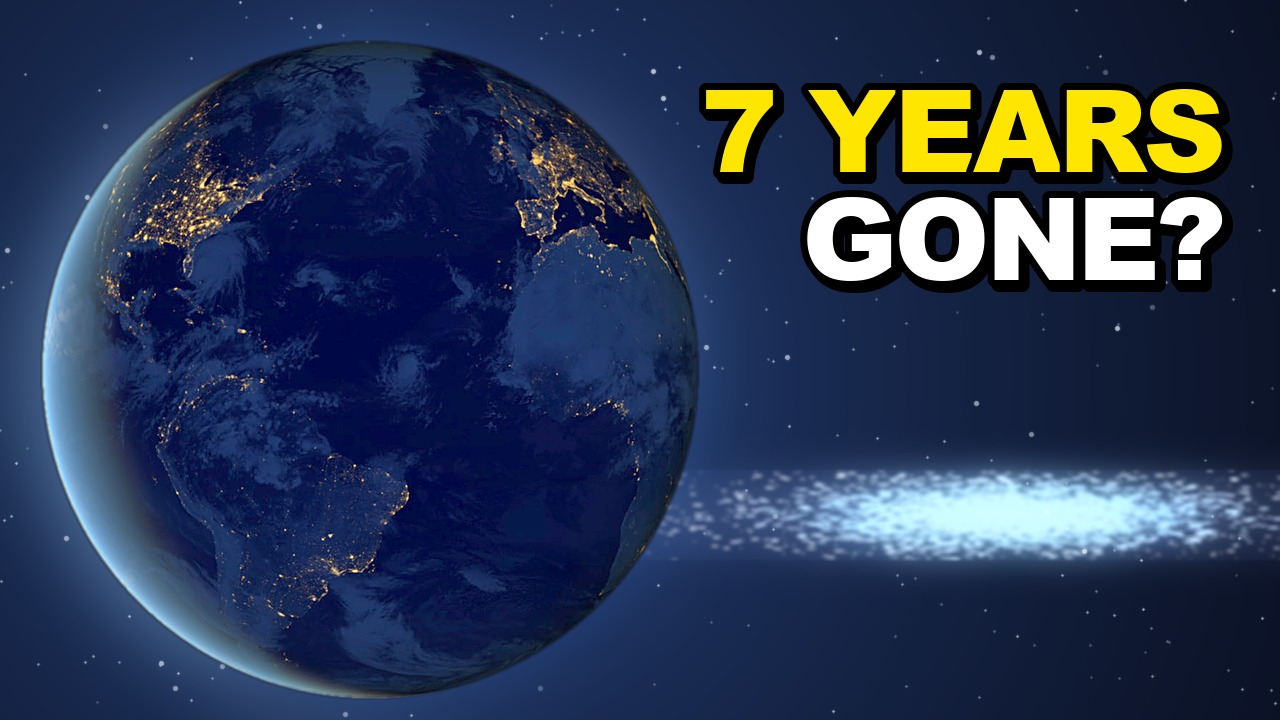
#> input picture 02_Video-Projects/024_What-Happens-If-You-Travel-Near-Light-Speed/08_Thumbnail/abc_v01/light_speed_thumb_A_7-years-gone.jpg, 1280 x 720 px, given in place of _starfield_frame.png, which was not available
$ python _build_light_speed_thumbs_v01.py
#> lines starting #> are read from the running program, lines starting #| are printed output that depends on the picture; after the words box and inside, x2 and y2 are one past the last pixel; in counts of white or black regions, pixels touching at a corner belong together; pictures that were not available may be replaced by others from this repository, and a replacement may not be noted
#!/usr/bin/env python3
"""024 light-speed long thumbnails A/B/C v01 (J0047; brief THUMB_BRIEF_v01.md, Claude 8 Oct).

A  7 YEARS GONE?   NASA Black Marble night Earth (GSFC_20171208_Archive_e001593) on the left,
                   a blue star streak from the `starfield` graphic on the right.
B  YOU AGE SLOWER  NASA ISS orbital sunrise over Earth's limb (iss071e439624), limb in the lower half.
C  ONE-WAY TRIP    `starfield` graphic (graphics_v03, 26.5 s) dense blue core, slightly left of centre.

Words from the locked script v02. Rules: THUMBNAIL_AND_TITLE_RULES.md §2 / §2.A (no Orbit, subject
>= 1/3 of frame, near-black <= 30%, ~82 px text line on 720, text off the subject and out of the
bottom-right, yellow hook word, Arial Black). Title it sits under: "What Happens If You Travel Near Light Speed?".

  python3 _build_light_speed_thumbs_v01.py
"""
from __future__ import annotations

import json
import random
import subprocess
import sys
from pathlib import Path

import numpy as np
from PIL import Image, ImageChops, ImageDraw, ImageEnhance, ImageFilter, ImageFont

Image.MAX_IMAGE_PIXELS = None
HERE = Path(__file__).resolve().parent
REPO = HERE.parents[2]
EDIT = HERE.parent / "07_Edit-Project"
POOL = EDIT / "nasa_pool_v01" / "024_harvest_v01"
EARTH = POOL / "GSFC_20171208_Archive_e001593.jpg"
LIMB = POOL / "iss071e439624.jpg"
STARFIELD = EDIT / "graphics_v03" / "starfield.mp4"
STARFIELD_T = 26.5
OUT = HERE / "abc_v01"
W, H = 1280, 720
FONT_PATHS = [
    "/System/Library/Fonts/Supplemental/Arial Black.ttf",
    "/Library/Fonts/Arial Black.ttf",
]
YELLOW = (255, 230, 0)
WHITE = (255, 255, 255)
BLACK = (0, 0, 0)
STROKE = 7
CAP_TARGET = 82
TRACK = -4
MIN_GAP = 24

VARIANTS = [
    ("A", "7-years-gone", ["7 YEARS", "GONE?"], "7 YEARS"),
    ("B", "you-age-slower", ["YOU AGE", "SLOWER"], "SLOWER"),
    ("C", "one-way-trip", ["ONE-WAY", "TRIP"], "ONE-WAY"),
]


def font(size: int) -> ImageFont.FreeTypeFont:
    for p in FONT_PATHS:
        if Path(p).exists():
            return ImageFont.truetype(p, size)
    sys.exit("Arial Black not found")


def arr(img: Image.Image) -> np.ndarray:
    return np.asarray(img, dtype=np.float32)


def img(a: np.ndarray) -> Image.Image:
    return Image.fromarray(a.clip(0, 255).astype(np.uint8))


def screen(a: np.ndarray, b: np.ndarray) -> np.ndarray:
    return 255 - (255 - a) * (255 - b) / 255


def lift(a: np.ndarray, gamma: float) -> np.ndarray:
    return 255 * (a / 255) ** gamma


def glow_bg(cx: float, cy: float, reach: float, rgb_lo, rgb_hi, seed: int, stars: int = 320) -> np.ndarray:
    yy, xx = np.mgrid[0:H, 0:W].astype(np.float32)
    g = np.clip(1.0 - np.hypot(xx - cx, yy - cy) / reach, 0, 1) ** 1.5
    lo, hi = np.array(rgb_lo, np.float32), np.array(rgb_hi, np.float32)
    base = lo + (hi - lo) * g[..., None]
    rng = random.Random(seed)
    s = Image.new("L", (W, H), 0)
    sd = ImageDraw.Draw(s)
    for _ in range(stars):
        x, y = rng.randrange(W), rng.randrange(H)
        r = 1 if rng.random() < 0.85 else 2
        sd.ellipse((x - r, y - r, x + r, y + r), fill=rng.randint(60, 200))
    s = arr(s.filter(ImageFilter.GaussianBlur(0.6)))[..., None] / 255
    return base * (1 - s) + np.array([230, 238, 255], np.float32) * s


def starfield_frame() -> Image.Image:
    tmp = OUT / "_starfield_frame.png"
    subprocess.run(["ffmpeg", "-v", "error", "-y", "-ss", str(STARFIELD_T), "-i", str(STARFIELD),
                    "-frames:v", "1", str(tmp)], check=True)
#> (this line was passed over: subprocess is not available in this run)
    im = Image.open(tmp).convert("RGB")
#> im is the input picture: PIL image 1280x720 RGB; mean R, G, B 40.9, 55.1, 84.1
    tmp.unlink()
    return im


# ---- A: night Earth + star streak -------------------------------------------------
A_D = 660
A_CX, A_CY = 40 + A_D // 2, H // 2 + 10


def variant_a(sf: Image.Image) -> tuple[Image.Image, tuple]:
    src = Image.open(EARTH).convert("RGB")
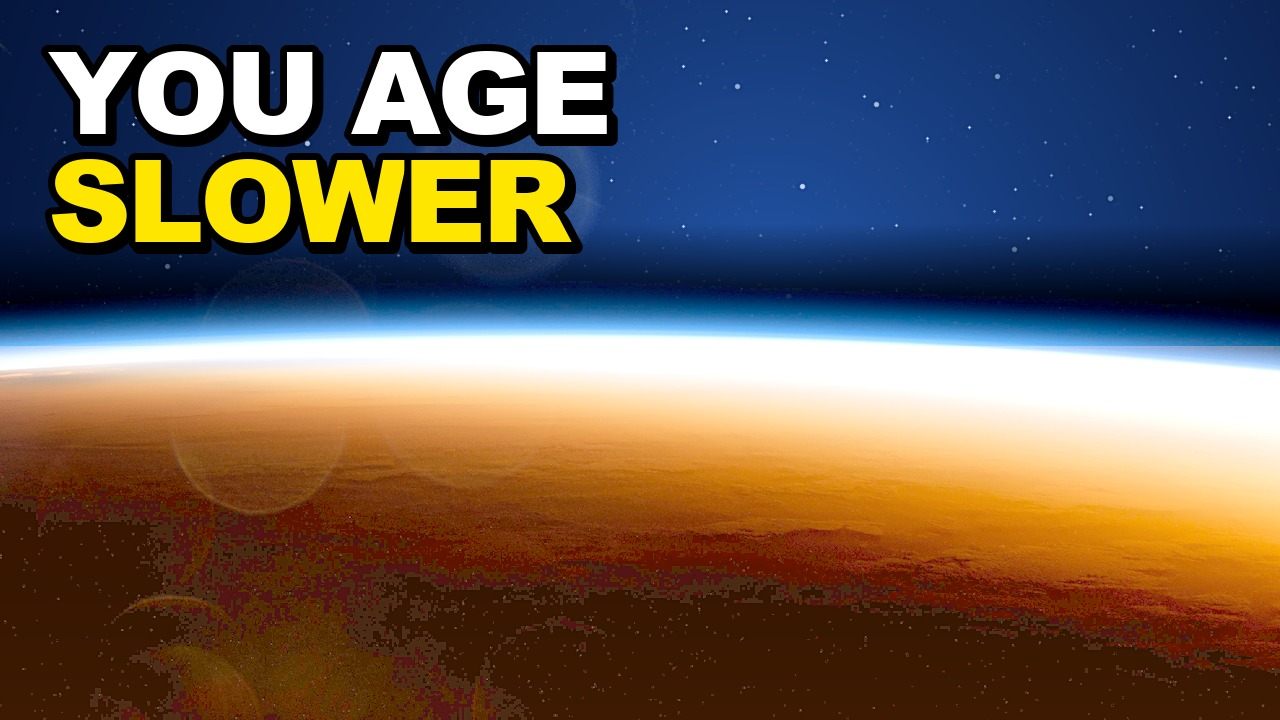
#> input picture 02_Video-Projects/024_What-Happens-If-You-Travel-Near-Light-Speed/08_Thumbnail/abc_v01/light_speed_thumb_B_you-age-slower.jpg, 1280 x 720 px, given in place of GSFC_20171208_Archive_e001593.jpg, which was not available
#> src is the input picture: PIL image 1280x720 RGB; mean R, G, B 100.8, 89, 82.3
    box = src.convert("L").point(lambda v: 255 if v > 6 else 0).getbbox()
#> box = (0, 0, 1280, 720)
    side = max(box[2] - box[0], box[3] - box[1])
#> side = 1280
    cx, cy = (box[0] + box[2]) // 2, (box[1] + box[3]) // 2
#> cx = 640; cy = 360
    g = src.crop((cx - side // 2, cy - side // 2, cx + side // 2, cy + side // 2)).resize((A_D, A_D), Image.LANCZOS)
    g = img(lift(arr(g), 0.62))
    g = ImageEnhance.Color(g).enhance(1.25)
    g = ImageEnhance.Contrast(g).enhance(1.08).filter(ImageFilter.UnsharpMask(radius=2, percent=60, threshold=2))

    bg = glow_bg(A_CX + 40, A_CY, W * 0.85, (10, 16, 34), (40, 70, 130), seed=241)
#> in glow_bg, `s = Image.new("L", (W, H), 0)`: s: PIL image 1280x720 L; every value is 0
    # star streak: the starfield core squeezed into a thin horizontal band, motion-blurred
    core = sf.crop((sf.width // 2 - 360, sf.height // 2 - 220, sf.width // 2 + 360, sf.height // 2 + 220))
    streak = core.resize((900, 90), Image.LANCZOS).filter(ImageFilter.BoxBlur(2))
    streak = img(arr(streak) * 1.4)
    band = np.zeros((H, W, 3), np.float32)
    sx, sy = 560, 470
    band_img = img(band)
#> band_img: PIL image 1280x720 RGB; every value is 0
#> band: shape (720, 1280, 3) float32; every value is 0
    band_img.paste(streak, (sx, sy))
    band = arr(band_img.filter(ImageFilter.GaussianBlur(1.2)))
    band = screen(band, arr(band_img.filter(ImageFilter.GaussianBlur(18))) * 0.9)
    bg = screen(bg, band)

    tmp = Image.new("RGB", (W, H), BLACK)
    mask = Image.new("L", (A_D, A_D), 0)
#> mask: PIL image 660x660 L; every value is 0
    ImageDraw.Draw(mask).ellipse((2, 2, A_D - 3, A_D - 3), fill=255)
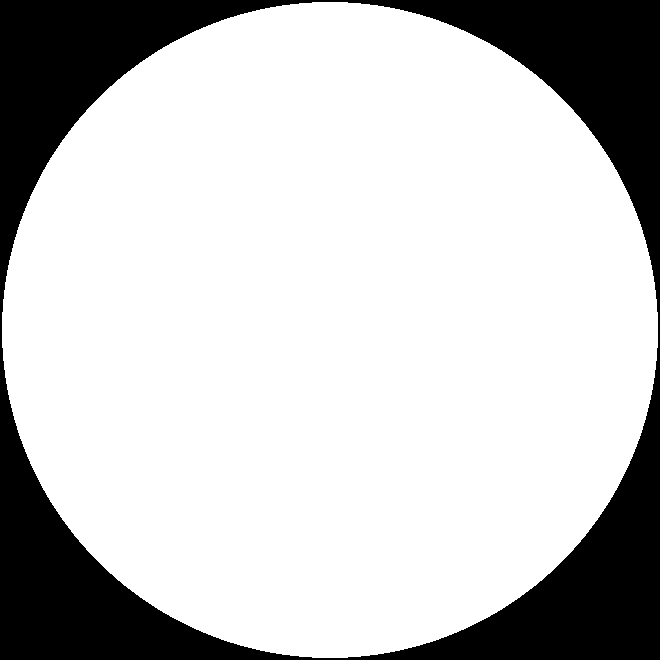
#> mask: PIL image 660x660 L; 77.6% white; 1 black region, box (x1, y1, x2, y2) and area: (0, 0, 660, 660) 97712
    mask = mask.filter(ImageFilter.GaussianBlur(1.5))
    tmp.paste(g, (A_CX - A_D // 2, A_CY - A_D // 2), mask)
    planet = Image.new("L", (W, H), 0)
    planet.paste(mask, (A_CX - A_D // 2, A_CY - A_D // 2))
    rim = arr(tmp.filter(ImageFilter.GaussianBlur(40))) * 0.9
    out = img(screen(bg, rim))
    return Image.composite(tmp, out, planet), ("circle", A_CX, A_CY, A_D / 2)


# ---- B: ISS orbital sunrise limb --------------------------------------------------
def variant_b() -> tuple[Image.Image, tuple]:
    src = Image.open(LIMB).convert("RGB")
    cw = int(src.width * 0.80)
#> cw = 1024
    ch = cw * 9 // 16
#> ch = 576
    x0 = src.width - cw
#> x0 = 256
    im = src.crop((x0, 0, x0 + cw, ch)).resize((W, H), Image.LANCZOS)
    yy = np.mgrid[0:H, 0:W][0].astype(np.float32) / H
    warm = np.clip((yy - 0.45) / 0.3, 0, 1)[..., None]
    raw = arr(im)
    a = lift(raw, 0.66) * (1 - warm) + lift(raw, 0.45) * warm
    # warm-to-blue: warm the land under the limb, cool the sky above it
    land = np.clip((yy - 0.50) / 0.50, 0, 1)[..., None]
    a = screen(a, (1 - land) * np.array([70, 34, 8], np.float32) * (yy > 0.48)[..., None])
    a = a * (1 + warm * np.array([0.10, 0.02, -0.08], np.float32)) + (1 - warm) * np.array([0, 4, 14], np.float32)
    sky = glow_bg(W * 0.60, H * 0.42, W * 0.80, (10, 18, 40), (44, 84, 150), seed=242, stars=200)
#> call 2 of glow_bg, with cx = 768, cy = 302.4, reach = 1024, rgb_lo = (10, 18, 40), rgb_hi = (44, 84, 150), seed = 242, stars = 200
#> in glow_bg (call 2), `yy, xx = np.mgrid[0:H, 0:W].astype(np.float32)`:
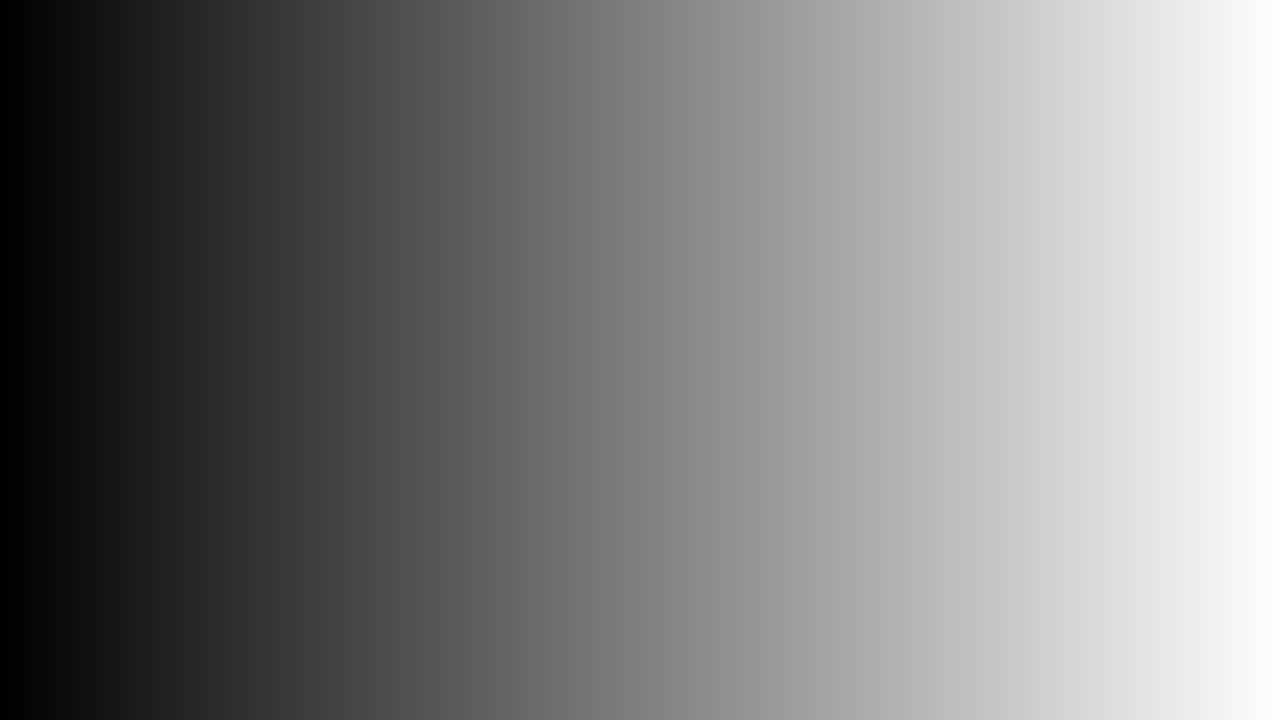
#> xx: shape (720, 1280) float32; min 0, max 1279, mean 639.5; drawn with min black and max white
#> in glow_bg (call 2), `g = np.clip(1.0 - np.hypot(xx - cx, yy - cy) / reach, 0, 1) ** 1.5`:
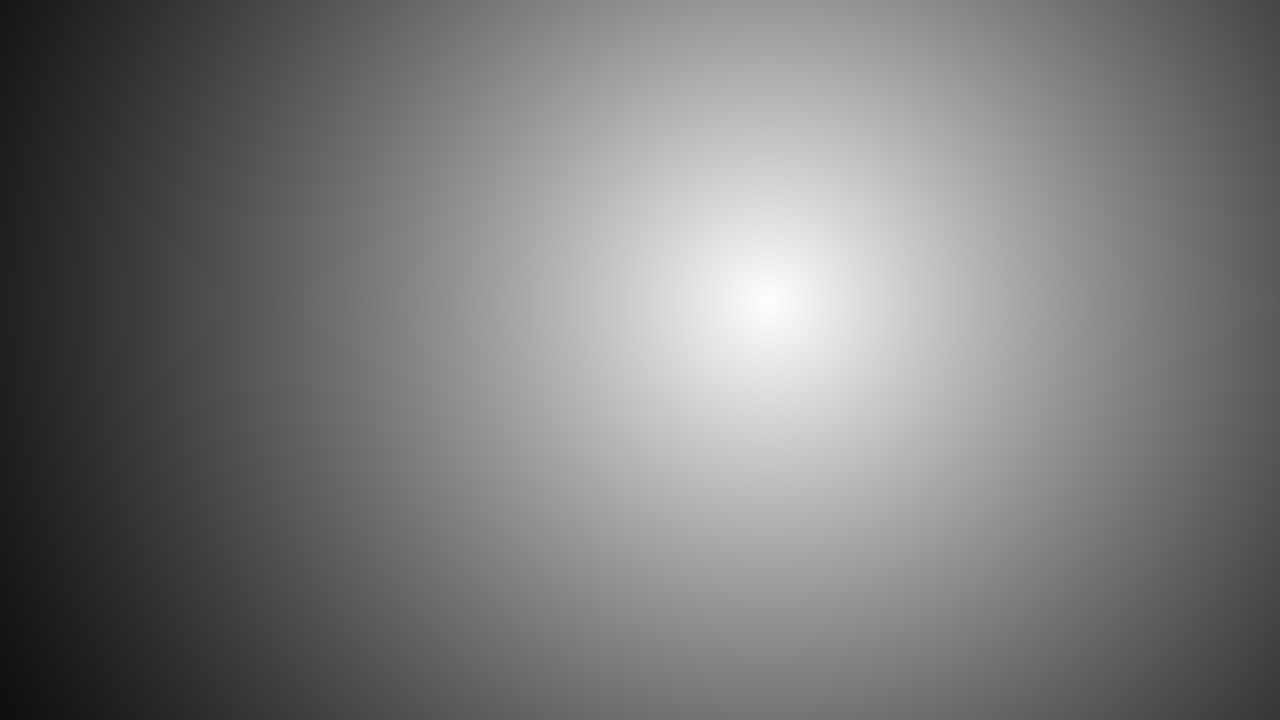
#> g: shape (720, 1280) float32; min 0.0562, max 0.999, mean 0.483
#> in glow_bg (call 2), `base = lo + (hi - lo) * g[..., None]`:
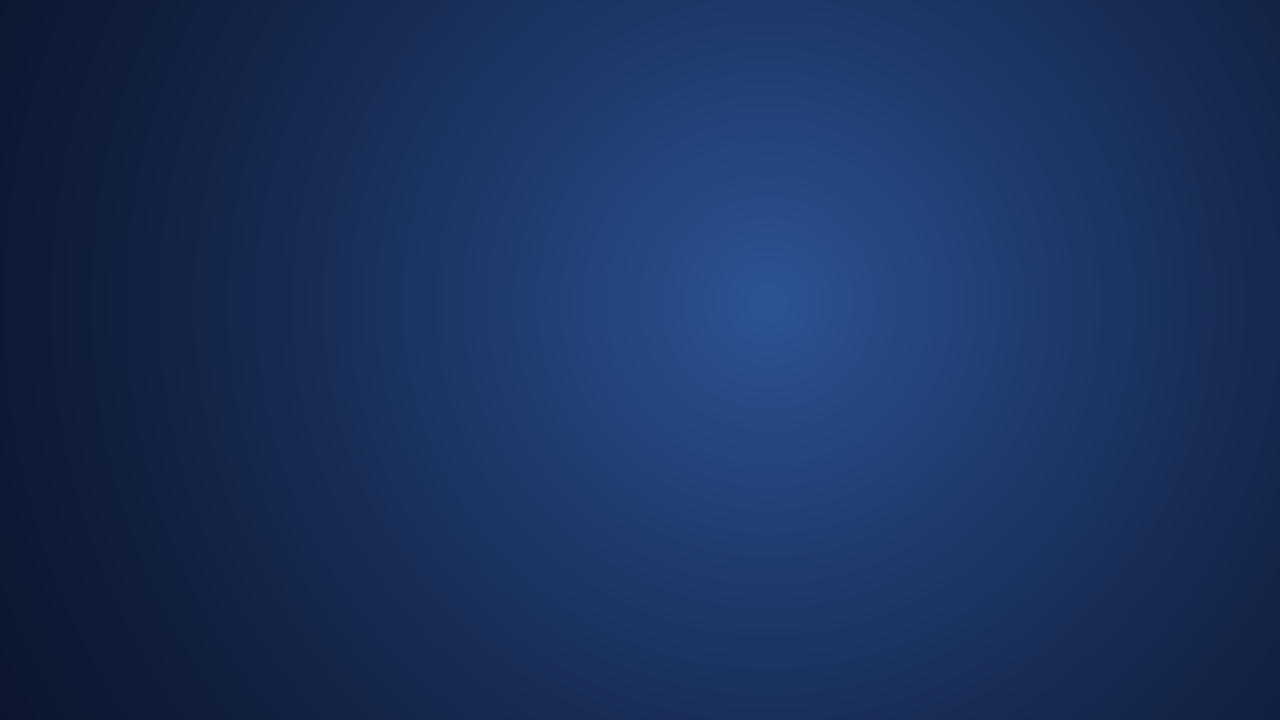
#> base: shape (720, 1280, 3) float32; mean of channels 0, 1, 2 26.4, 49.9, 93.1; drawn as R, G, B
#> the loop in glow_bg (call 2), `for _ in range(stars):` made 200 passes
#> (x, y) on passes 1 to 3: (686, 28), (1051, 175), (1090, 214)
    above = np.clip((0.43 - yy) / 0.12, 0, 1)[..., None]
    a = screen(a, sky * above)
    floor = np.clip((yy - 0.62) / 0.38, 0, 1)[..., None]
    a = screen(a, floor * np.array([62, 32, 12], np.float32))
    out = ImageEnhance.Contrast(img(a)).enhance(1.06)
    out = ImageEnhance.Color(out).enhance(1.12).filter(ImageFilter.UnsharpMask(radius=2, percent=50, threshold=2))
    return out, ("below", int(H * 0.40))


# ---- C: starfield dense blue core -------------------------------------------------
def variant_c(sf: Image.Image) -> tuple[Image.Image, tuple]:
    scale = 1.18
#> scale = 1.18
    big = sf.resize((int(sf.width * scale), int(sf.height * scale)), Image.LANCZOS)
    ccx, ccy = big.width // 2, big.height // 2
#> ccx = 755; ccy = 424
    tx, ty = 440, H // 2 + 40  # where the core lands in the thumb
#> tx = 440; ty = 400
    im = big.crop((ccx - tx, ccy - ty, ccx - tx + W, ccy - ty + H))
    a = arr(im)
    halo = arr(im.filter(ImageFilter.GaussianBlur(60))) * 1.5
    bg = glow_bg(tx, ty, W * 0.80, (8, 12, 30), (30, 56, 120), seed=243, stars=160)
    a = screen(screen(bg, halo), a)
    out = ImageEnhance.Color(img(a)).enhance(1.10)
    r = 0.26 * sf.height * scale  # dense-core radius in thumb px (measured on the 26.5 s frame)
#> r = 220.9
    return out, ("circle", tx, ty, r)


# ---- text -------------------------------------------------------------------------
def line_w(draw: ImageDraw.ImageDraw, ln: str, f) -> int:
    return int(sum(draw.textlength(ch, font=f) for ch in ln) + TRACK * (len(ln) - 1) + 2 * STROKE)


def draw_line(draw: ImageDraw.ImageDraw, x: float, y: int, ln: str, f, fill) -> None:
    for ch in ln:
        draw.text((x, y), ch, font=f, fill=fill, stroke_width=STROKE, stroke_fill=BLACK)
        x += draw.textlength(ch, font=f) + TRACK


def gap_to_subject(box, subj) -> float:
    if subj[0] == "circle":
        _, cx, cy, r = subj
        dx = max(box[0] - cx, 0, cx - box[2])
        dy = max(box[1] - cy, 0, cy - box[3])
        return float(np.hypot(dx, dy)) - r
    return float(subj[1] - box[3])


def layout(draw, lines, f, x_right: int | None, x_left: int | None, y_top: int | None):
    cap = draw.textbbox((0, 0), "H", font=f)
    cap_h = cap[3] - cap[1]
    gap = int(cap_h * 0.32)
    block = len(lines) * cap_h + (len(lines) - 1) * gap
    y = (y_top if y_top is not None else (H - block) // 2 - 40) - cap[1]
    rows = []
    for ln in lines:
        w = line_w(draw, ln, f)
        x = x_left if x_left is not None else x_right - w
        top = y + cap[1] - STROKE
        rows.append((ln, x, y, (x, top, x + 4 + w, top + cap_h + 2 * STROKE + 5)))
        y += cap_h + gap
    return rows, cap_h


def place_text(im: Image.Image, lines, hook, subj, **pos) -> dict:
    d = ImageDraw.Draw(im)
    size = 140
    while size > 40:
        f = font(size)
        rows, cap_h = layout(d, lines, f, **pos)
        if cap_h <= CAP_TARGET and all(b[0] >= 20 and b[2] <= W - 20 for *_, b in rows) \
                and min(gap_to_subject(b, subj) for *_, b in rows) >= MIN_GAP:
            break
        size -= 1
    else:
        sys.exit("text cannot clear the subject")
    for ln, x, y, b in rows:
        assert not (b[2] > W * 0.70 and b[3] > H * 0.72), "text in the duration-badge corner"
        col = YELLOW if ln == hook else WHITE
        draw_line(d, x + 4, y + 5, ln, f, BLACK)
        draw_line(d, x, y, ln, f, col)
    return {"font_size": f.size, "cap_px": cap_h, "cap_share": round(cap_h / H, 3),
            "min_gap_px": round(min(gap_to_subject(b, subj) for *_, b in rows), 1), "tracking_px": TRACK}


def near_black(im: Image.Image) -> float:
    return round(float((np.asarray(im.convert("L")) < 26).mean()), 3)


def main() -> int:
    OUT.mkdir(parents=True, exist_ok=True)
    sf = starfield_frame()
    builds = {
        "A": (variant_a(sf), {"x_right": W - 40, "x_left": None, "y_top": 90}),
        "B": (variant_b(), {"x_right": None, "x_left": 48, "y_top": 52}),
        "C": (variant_c(sf), {"x_right": W - 36, "x_left": None, "y_top": 46}),
    }
    sources = {
        "A": "NASA GSFC Black Marble (GSFC_20171208_Archive_e001593) + starfield graphic (graphics_v03, 26.5 s)",
        "B": "NASA ISS orbital sunrise (iss071e439624)",
        "C": "starfield graphic (graphics_v03, 26.5 s), code-rendered",
    }
    meta = {"version": "v01", "job": "J0047", "brief": "THUMB_BRIEF_v01.md",
            "title": "What Happens If You Travel Near Light Speed?", "variants": []}
    paths = []
    for key, slug, lines, hook in VARIANTS:
        (base, subj), pos = builds[key]
        im = base.copy()
        info = place_text(im, lines, hook, subj, **pos)
        p = OUT / f"light_speed_thumb_{key}_{slug}.jpg"
        im.save(p, quality=92, optimize=True)
        paths.append(p)
        meta["variants"].append({"key": key, "text": " ".join(lines), "yellow": hook, "file": p.name,
                                 "source": sources[key], "near_black": near_black(im), **info})
#> this loop made 1 pass
#> subj on pass 1: ('circle', 370, 370, 330)
#> after the loop, paths = []
    sheet = OUT / "light_speed_thumbs_v01_small_size_check.jpg"
    subprocess.run([sys.executable, str(REPO / "00_Brand/Channel-Setup/tools/thumb_preview.py"),
                    "long", *map(str, paths), "--out", str(sheet)], check=True)
    (OUT / "META.json").write_text(json.dumps(meta, indent=2) + "\n")
    print(json.dumps(meta, indent=2))
    bad = [v["key"] for v in meta["variants"] if v["near_black"] > 0.30]
    if bad:
        print(f"near-black over 30%: {bad}", file=sys.stderr)
        return 1
    return 0


if __name__ == "__main__":
#> (the run stopped early here; a loop or call above may not have finished)
